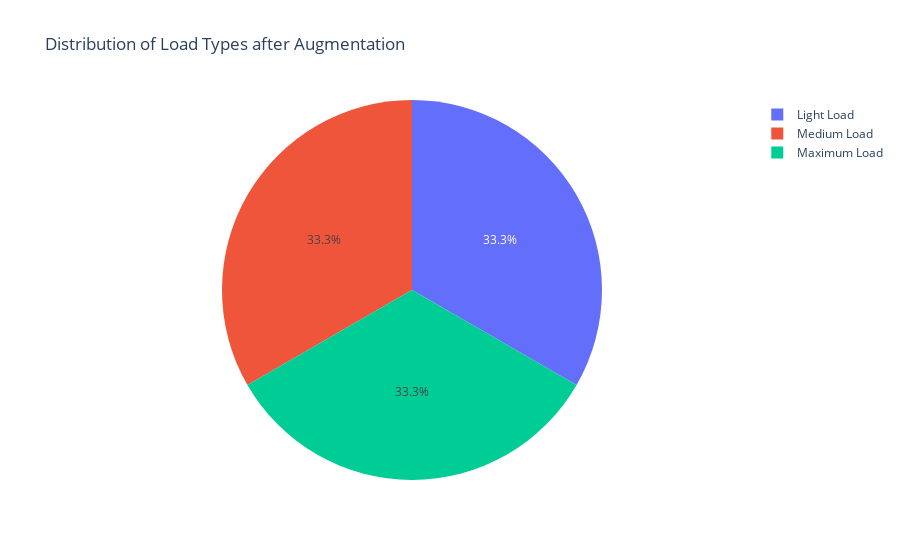

The notebook cell this image was saved under:
### Code cell
# Count the occurrences of each load type 
load_type_counts = df_aug['Load_Type'].value_counts()

labals_lis = ['Light Load',
              'Medium Load',
              'Maximum Load' ]

# Create the pie chart
fig = go.Figure(data=[go.Pie(labels=labals_lis, values=load_type_counts.values)])
fig.update_layout(title='Distribution of Load Types after Augmentation')
fig.show()

### Figure 1 — Plotly figure (JSON) as saved in the notebook; plotly's stock layout.template omitted (floating-point values rounded to 4 significant figures)
{"data": [{"labels": ["Light Load", "Medium Load", "Maximum Load"], "values": [16075, 16075, 16075], "type": "pie"}], "layout": {"title": {"text": "Distribution of Load Types after Augmentation"}, "autosize": true}}
